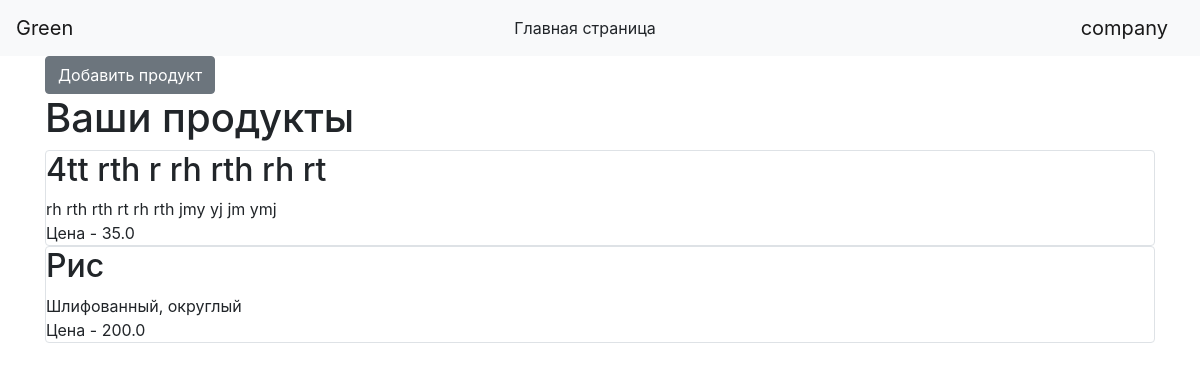
Screenshot of /my_products (signed in) with the database file from the repository.
### data/users.py (models this page shows, shortened)
class User(SqlAlchemyBase, UserMixin, SerializerMixin):
    __tablename__ = 'users'
    id = sqlalchemy.Column(sqlalchemy.Integer,
                           primary_key=True, autoincrement=True)
    login = sqlalchemy.Column(sqlalchemy.String, nullable=True)
    email = sqlalchemy.Column(sqlalchemy.String,
                              index=True, unique=True, nullable=True)
    hashed_password = sqlalchemy.Column(sqlalchemy.String, nullable=True)
    created_date = sqlalchemy.Column(sqlalchemy.DateTime,
                                     default=datetime.datetime.now)
    is_company = sqlalchemy.Column(sqlalchemy.Boolean)

### data/product.py (models this page shows)
class Products(SqlAlchemyBase):
    __tablename__ = 'products'
    id = sqlalchemy.Column(sqlalchemy.Integer,
                           primary_key=True, autoincrement=True)
    title = sqlalchemy.Column(sqlalchemy.String, nullable=True)
    description = sqlalchemy.Column(sqlalchemy.String, nullable=True)
    city = sqlalchemy.Column(sqlalchemy.String, nullable=True)
    price = sqlalchemy.Column(sqlalchemy.Float, nullable=True)
    created_date = sqlalchemy.Column(sqlalchemy.String, nullable=False)
    company_id = sqlalchemy.Column(sqlalchemy.Integer,
                                   sqlalchemy.ForeignKey("users.id"))
    company = orm.relation('User')

### main.py (the view)
@app.route('/my_products')
@login_required
def my_products():
    db_sess = db_session.create_session()
    products = db_sess.query(Products).filter(Products.company_id == current_user.id)
    if not current_user.is_company:
        return render_template("deny.html")
    return render_template("products_company.html", products=products)

### data/db_session.py (called while the page is built)
def create_session() -> Session:
    global __factory
    return __factory()

### main.py (called while the page is built)
@login_manager.user_loader
def load_user(user_id):
    db_sess = db_session.create_session()
    return db_sess.query(User).get(user_id)

### templates/products_company.html
{% extends "base.html" %}
{% block content %}
{% if current_user.is_authenticated %}
<a href="add_products" class="btn btn-secondary">Добавить продукт</a>
{% endif %}
<h1>Ваши продукты</h1>
{% for item in products%}
<div class="col-md6 border rounded">
    <h2>{{item.title}}</h2>
    <div>
        {{item.description}}
    </div>
    <div>
        Цена - {{ item.price }}
    </div>
</div>
{% endfor %}
{% endblock %}

### templates/base.html (shortened to what this page needs)
<!doctype html>
<html lang="en">
<head>
    <link rel="stylesheet"
          href="https://stackpath.bootstrapcdn.com/bootstrap/4.4.1/css/bootstrap.min.css"
>
</head>
<body>
<header>
    <nav class="navbar navbar-light bg-light">
        <a class="navbar-brand" href="#">Green</a>
        {% if current_user.is_authenticated %}
        <a class="btn btn-light" href="/">Главная страница</a>
        <a class="navbar-brand" href="/profile/{{ current_user.id }}">{{ current_user.login }}</a>
        {% else %}
        <a class="btn btn-light" href="/">Главная страница</a>
        <p>
            <a class="btn btn-warning" href="/register">Зарегистрироваться</a>
            <a class="btn btn-success" href="/login">Войти</a>
        </p>
        {% endif %}
    </nav>
</header>
<main role="main" class="container">
    {% block content %}{% endblock %}
</main>
</body>
</html>

### rows the page displays
User: login "company"
Products: title "4tt rth r rh rth rh rt", description "rh rth rth rt rh rth jmy yj jm ymj", price "35.0"
Products: title "Рис", description "Шлифованный, округлый", price "200.0"
